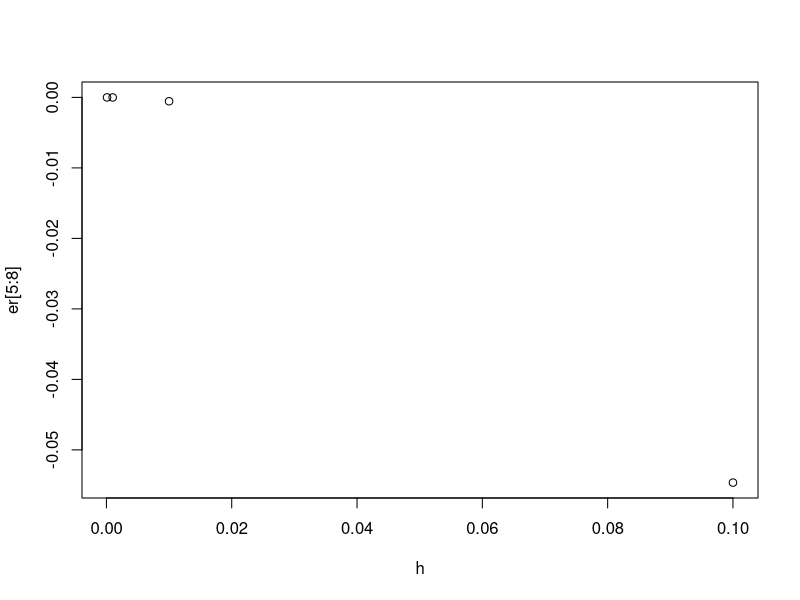

The R script that drew this image:
f<-function(x)
{
  return(x*(exp(x)))
}
fp<-function(x,h,f)
{
  a<-((1/(2*h))*(f(x+h)-f(x-h)))
  return(a)
}
fp1<-function(x,h,f)
{
  a<-((1/(2*h))*(-3*f(x)+4*f(x+h)-f(x+2*h)))
  return(a)
}
yp<-function(x)
{
  return(exp(x)+(x*exp(x)))
}

x=c(1.8,1.9,2,2.1,2.2)
x
h<-c(0.1,0.01,0.001,0.0001)
y<-f(x)
der<-yp(x)

cat("Evaluando:\nx\ty\n")
for(i in 1:length(x))
{
cat(x[i],"\t",y[i],"\n")
}
cat("Evaluando en la derivada exacta:\nx\ty'\n")
for(i in 1:length(x))
{
  cat(x[i],"\t",der[i],"\n")
}
cat("\n\nAproximacion (4.4):\n")
cat("h\tx\ty\n")
aux2<-c()
er1<-c()
for(i in 1:length(x))
{
  for(j in 1:length(h))
  {
    l<-fp1(x[i],h[j],f)
    aux2<-c(aux2,l)
    e<-der[i]-l
    er1<-c(er1,e)
    cat(h[j],"\t",x[i],"\t",l,"\n")
  }
}
cat("\nError (4.4):\n")
cat("h\tx\tError\n")
for(i in 1:length(x))
{
  for(j in 1:length(h))
  {
    aux1<-aux2[(1*i):(4*i)]
    cat(h[j],"\t",x[i],"\t",er1[j],"\t\n")
  }
  
}
cat("\n\nAproximacion (4.5):\n")
cat("h\tx\ty\n")
aux<-c()
er<-c()
for(i in 1:length(x))
{
  for(j in 1:length(h))
  {
    l<-fp(x[i],h[j],f)
    aux<-c(aux,l)
    e<-der[i]-l
    er<-c(er,e)
    cat(h[j],"\t",x[i],"\t",l,"\n")
  }
}
cat("\nError (4.5):\n")
cat("h\tx\tError\n")
for(i in 1:length(x))
{
  for(j in 1:length(h))
  {
    cat(h[j],"\t",x[i],"\t",er[j],"\t\n")
  }
  
}

plot(h,er[5:8])
